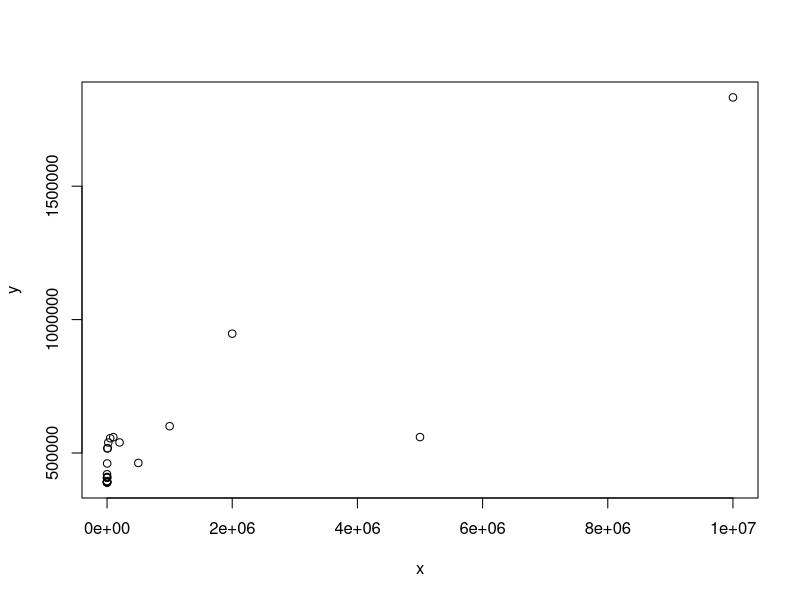
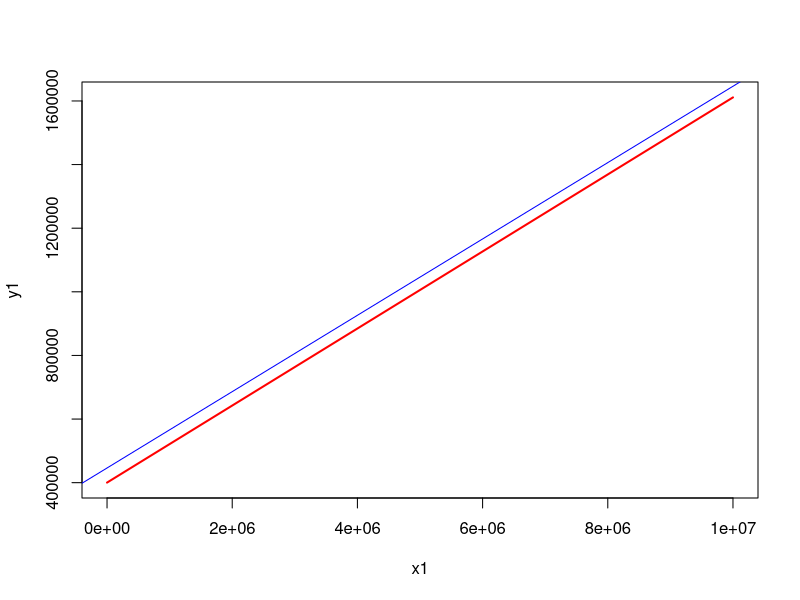

Here is the R script that generated these plots, in order:
# Input data
x <- c(1, 2, 5, 10, 20, 50, 100, 200, 500, 1000, 2000, 5000, 10000, 20000, 50000, 100000, 200000, 500000, 1000000, 2000000, 5000000, 10000000)
y <- c(389040, 390110, 391360, 390700, 390100, 394810, 420260, 407550, 407230, 410180, 460790, 517060, 517930, 539100, 555260, 559370, 539500, 462760, 600480, 947310, 559620, 1832900)

# Linear regression
model <- lm(y ~ x)

# Print coefficients
print(coef(model))

f <- function(x) {
  400000 + (((x + 2048 - 1) / 2048) * 248)
}

x1 <- seq(1, 10000000, by = 100)
y1 <- f(x1)

# Plot
png("data-drop.png")
plot(x, y)
plot(x1, y1, type = "s", lwd = 2, col = "red")
abline(model, col = "blue")
